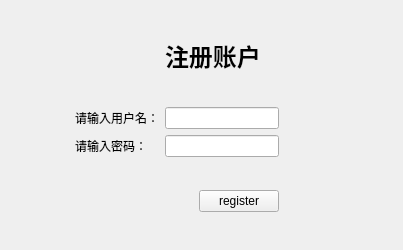
<?xml version="1.0" encoding="UTF-8"?>
<ui version="4.0">
 <class>Register</class>
 <widget class="QWidget" name="Register">
  <property name="geometry">
   <rect>
    <x>0</x>
    <y>0</y>
    <width>403</width>
    <height>250</height>
   </rect>
  </property>
  <property name="windowTitle">
   <string>Form</string>
  </property>
  <layout class="QGridLayout" name="gridLayout">
   <item row="0" column="2">
    <spacer name="verticalSpacer_4">
     <property name="orientation">
      <enum>Qt::Vertical</enum>
     </property>
     <property name="sizeHint" stdset="0">
      <size>
       <width>20</width>
       <height>19</height>
      </size>
     </property>
    </spacer>
   </item>
   <item row="1" column="0" colspan="2">
    <spacer name="horizontalSpacer_6">
     <property name="orientation">
      <enum>Qt::Horizontal</enum>
     </property>
     <property name="sizeHint" stdset="0">
      <size>
       <width>149</width>
       <height>20</height>
      </size>
     </property>
    </spacer>
   </item>
   <item row="1" column="2" colspan="3">
    <layout class="QHBoxLayout" name="horizontalLayout">
     <item>
      <widget class="QLabel" name="label">
       <property name="font">
        <font>
         <family>04b_21</family>
         <pointsize>18</pointsize>
         <weight>75</weight>
         <italic>false</italic>
         <bold>true</bold>
        </font>
       </property>
       <property name="text">
        <string>注册账户</string>
       </property>
      </widget>
     </item>
    </layout>
   </item>
   <item row="1" column="5" colspan="2">
    <spacer name="horizontalSpacer_5">
     <property name="orientation">
      <enum>Qt::Horizontal</enum>
     </property>
     <property name="sizeHint" stdset="0">
      <size>
       <width>116</width>
       <height>20</height>
      </size>
     </property>
    </spacer>
   </item>
   <item row="2" column="2" colspan="2">
    <spacer name="verticalSpacer_3">
     <property name="orientation">
      <enum>Qt::Vertical</enum>
     </property>
     <property name="sizeHint" stdset="0">
      <size>
       <width>20</width>
       <height>18</height>
      </size>
     </property>
    </spacer>
   </item>
   <item row="3" column="0">
    <spacer name="horizontalSpacer_8">
     <property name="orientation">
      <enum>Qt::Horizontal</enum>
     </property>
     <property name="sizeHint" stdset="0">
      <size>
       <width>59</width>
       <height>20</height>
      </size>
     </property>
    </spacer>
   </item>
   <item row="3" column="1">
    <widget class="QLabel" name="username">
     <property name="text">
      <string>请输入用户名：</string>
     </property>
    </widget>
   </item>
   <item row="3" column="2" colspan="4">
    <widget class="QLineEdit" name="reg_username"/>
   </item>
   <item row="3" column="6">
    <spacer name="horizontalSpacer_4">
     <property name="orientation">
      <enum>Qt::Horizontal</enum>
     </property>
     <property name="sizeHint" stdset="0">
      <size>
       <width>99</width>
       <height>20</height>
      </size>
     </property>
    </spacer>
   </item>
   <item row="4" column="0">
    <spacer name="horizontalSpacer_7">
     <property name="orientation">
      <enum>Qt::Horizontal</enum>
     </property>
     <property name="sizeHint" stdset="0">
      <size>
       <width>59</width>
       <height>20</height>
      </size>
     </property>
    </spacer>
   </item>
   <item row="4" column="1">
    <widget class="QLabel" name="password">
     <property name="text">
      <string>请输入密码：</string>
     </property>
    </widget>
   </item>
   <item row="4" column="2" colspan="4">
    <widget class="QLineEdit" name="reg_password"/>
   </item>
   <item row="4" column="6">
    <spacer name="horizontalSpacer_3">
     <property name="orientation">
      <enum>Qt::Horizontal</enum>
     </property>
     <property name="sizeHint" stdset="0">
      <size>
       <width>99</width>
       <height>20</height>
      </size>
     </property>
    </spacer>
   </item>
   <item row="5" column="4">
    <spacer name="verticalSpacer_2">
     <property name="orientation">
      <enum>Qt::Vertical</enum>
     </property>
     <property name="sizeHint" stdset="0">
      <size>
       <width>20</width>
       <height>19</height>
      </size>
     </property>
    </spacer>
   </item>
   <item row="6" column="0" colspan="3">
    <spacer name="horizontalSpacer">
     <property name="orientation">
      <enum>Qt::Horizontal</enum>
     </property>
     <property name="sizeHint" stdset="0">
      <size>
       <width>185</width>
       <height>20</height>
      </size>
     </property>
    </spacer>
   </item>
   <item row="6" column="3" colspan="3">
    <widget class="QPushButton" name="reg">
     <property name="text">
      <string>register</string>
     </property>
    </widget>
   </item>
   <item row="6" column="6">
    <spacer name="horizontalSpacer_2">
     <property name="orientation">
      <enum>Qt::Horizontal</enum>
     </property>
     <property name="sizeHint" stdset="0">
      <size>
       <width>99</width>
       <height>20</height>
      </size>
     </property>
    </spacer>
   </item>
   <item row="7" column="4">
    <spacer name="verticalSpacer">
     <property name="orientation">
      <enum>Qt::Vertical</enum>
     </property>
     <property name="sizeHint" stdset="0">
      <size>
       <width>20</width>
       <height>18</height>
      </size>
     </property>
    </spacer>
   </item>
  </layout>
 </widget>
 <resources/>
 <connections/>
</ui>
